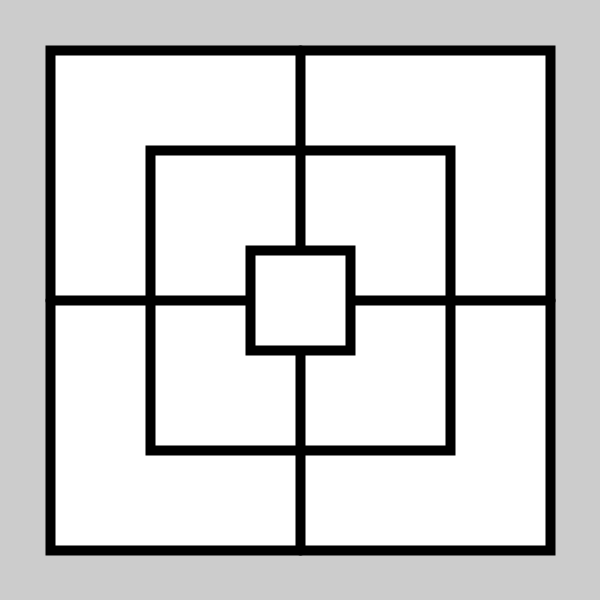
Frame 1 (no input)
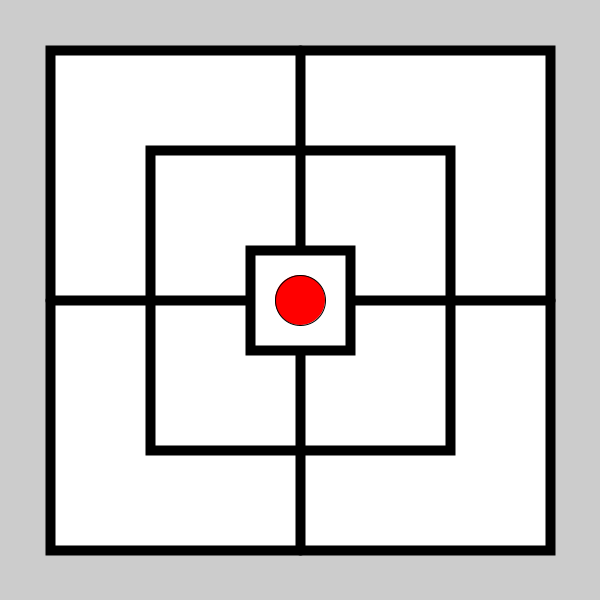
Frame 60 (the mouse pressed at the canvas centre just before this capture)
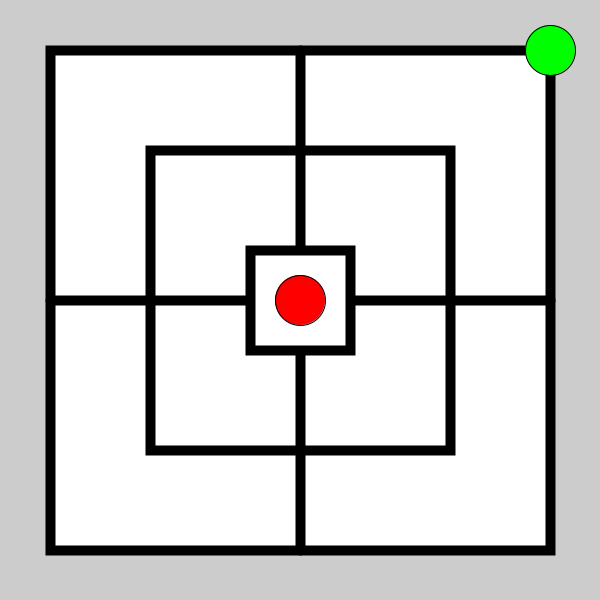
Frame 120 (the mouse held since frame 60 and released just before this capture)

The Processing sketch that drew these frames (run headless with seeded random() and noise(); from frame 60 on, the mouse is pressed at the canvas centre):

// Processing sketch: MoelleGameCleanup
// ── MoelleGameCleanup.pde
float dimension = 500;// game board size
float space = 200; // distance between squares
float margin;
PShape green_piece;
PShape red_piece;
int interval=100;

void setup() {
  size(600, 600);
  margin = (width-dimension)/2; // Distance between sketch border and outer sqaure
  
  Bricks();          // setting up the PShapes used for player representation
  PlayingBoard();    // setting up the game board large square
  BoardSquares();    // setting up the game board smaller squares
}

void Bricks() {
  ellipseMode(CENTER);
  green_piece = createShape(ELLIPSE, 0, 0, 50, 50);
  green_piece.setFill(color(0, 255, 0));
  red_piece = createShape(ELLIPSE, 0, 0, 50, 50);
  red_piece.setFill(color(255, 0, 0));
}

void PlayingBoard() {
  rectMode(CENTER); 
  strokeWeight(10);
}

void BoardSquares() {
  rect(width/2, height/2, dimension, dimension);                        // outer most sqaure 2
  rect(width/2, height/2, dimension-space, dimension-space);            // outer most sqaure 2
  line(width/2, margin, width/2, height-margin);                        // Cross - vertical line
  line(margin, height/2, width-margin, height/2);                       // Cross - horizontal line
  rect(width/2, height/2, dimension-space*2, dimension-space*2);        // Sqaure closest to center
}

void draw() {
  translate(margin, margin);
  if (frameCount%interval==0) DrawPlayers(green_piece);
  else if (frameCount%interval==interval/2) DrawPlayers(red_piece);
}

void DrawPlayers(PShape pShape) {
  int x = (int)random(3);
  int y = (int)random(4);
  shape(pShape, (dimension/2)*x, (dimension/2)*y);
}
